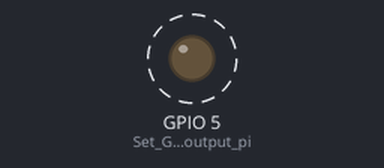
The program below on a simulated ESP32. Parts: output pins drawn as LEDs (lit = HIGH). Dashed ring = blinking. What the program prints to the serial monitor is not drawn.

Above: at 0.5 s.
Timing chart, 0 to 4.6 s (numbered marks = the images above):
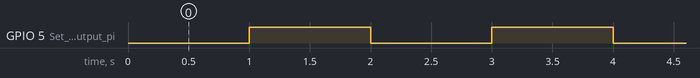

The program:

main.cpp
```cpp
#include <Arduino.h>

// put function declarations here:
//int myFunction(int, int);

void setup() {
  // put your setup code here, to run once:
  //int result = myFunction(2, 3);

  pinMode(GPIO_NUM_5, OUTPUT); // Set GPIO2 as an output pin

  Serial.begin(115200);
  Serial.println("Hello, This is the setup function. It runs once at the beginning.");
}

void loop() {
  // put your main code here, to run repeatedly:
  delay(1000); // Delay for 1 second
  digitalWrite(GPIO_NUM_5, HIGH); // Turn the LED on
  delay(1000); // Delay for 1 second
  digitalWrite(GPIO_NUM_5, LOW); // Turn the LED off
  Serial.println("Hello, This is the loop function. It runs repeatedly.");
}

// put function definitions here:
/*int myFunction(int x, int y) {
  return x + y;
}*/
```

Measured:
- by itself, GPIO 5 (Set_GPIO2_as_an_output_pi): alternates HIGH for 1.0 s and LOW for 1.0 s
